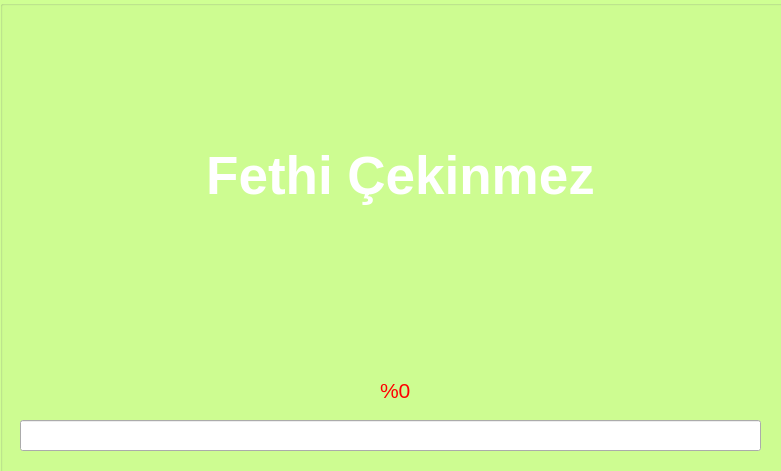
<?xml version="1.0" encoding="UTF-8"?>
<ui version="4.0">
 <class>LoadingScreen</class>
 <widget class="QMainWindow" name="LoadingScreen">
  <property name="geometry">
   <rect>
    <x>0</x>
    <y>0</y>
    <width>781</width>
    <height>471</height>
   </rect>
  </property>
  <property name="windowTitle">
   <string>MainWindow</string>
  </property>
  <property name="styleSheet">
   <string notr="true"/>
  </property>
  <widget class="QWidget" name="centralwidget">
   <widget class="QGroupBox" name="groupBox">
    <property name="geometry">
     <rect>
      <x>0</x>
      <y>0</y>
      <width>801</width>
      <height>501</height>
     </rect>
    </property>
    <property name="styleSheet">
     <string notr="true">QGroupBox{
	background-color: rgb(207, 255, 147);
}
QLabel{
	color: white;
}</string>
    </property>
    <property name="title">
     <string/>
    </property>
    <widget class="QLabel" name="label_2">
     <property name="geometry">
      <rect>
       <x>50</x>
       <y>50</y>
       <width>701</width>
       <height>251</height>
      </rect>
     </property>
     <property name="font">
      <font>
       <pointsize>40</pointsize>
       <bold>true</bold>
      </font>
     </property>
     <property name="text">
      <string>Fethi Çekinmez</string>
     </property>
     <property name="alignment">
      <set>Qt::AlignmentFlag::AlignCenter</set>
     </property>
    </widget>
    <widget class="QLabel" name="label_percentile">
     <property name="geometry">
      <rect>
       <x>380</x>
       <y>380</y>
       <width>51</width>
       <height>21</height>
      </rect>
     </property>
     <property name="font">
      <font>
       <pointsize>16</pointsize>
      </font>
     </property>
     <property name="styleSheet">
      <string notr="true">QLabel{
	color: red;
}</string>
     </property>
     <property name="text">
      <string>%0</string>
     </property>
    </widget>
    <widget class="QProgressBar" name="progressBar">
     <property name="geometry">
      <rect>
       <x>20</x>
       <y>420</y>
       <width>741</width>
       <height>31</height>
      </rect>
     </property>
     <property name="styleSheet">
      <string notr="true">QProgressBar::chunk {
    background-color: #CD96CD;
    width: 10px;
    margin: 0.5px;
}</string>
     </property>
     <property name="value">
      <number>0</number>
     </property>
     <property name="textVisible">
      <bool>false</bool>
     </property>
    </widget>
   </widget>
  </widget>
 </widget>
 <resources/>
 <connections/>
</ui>
